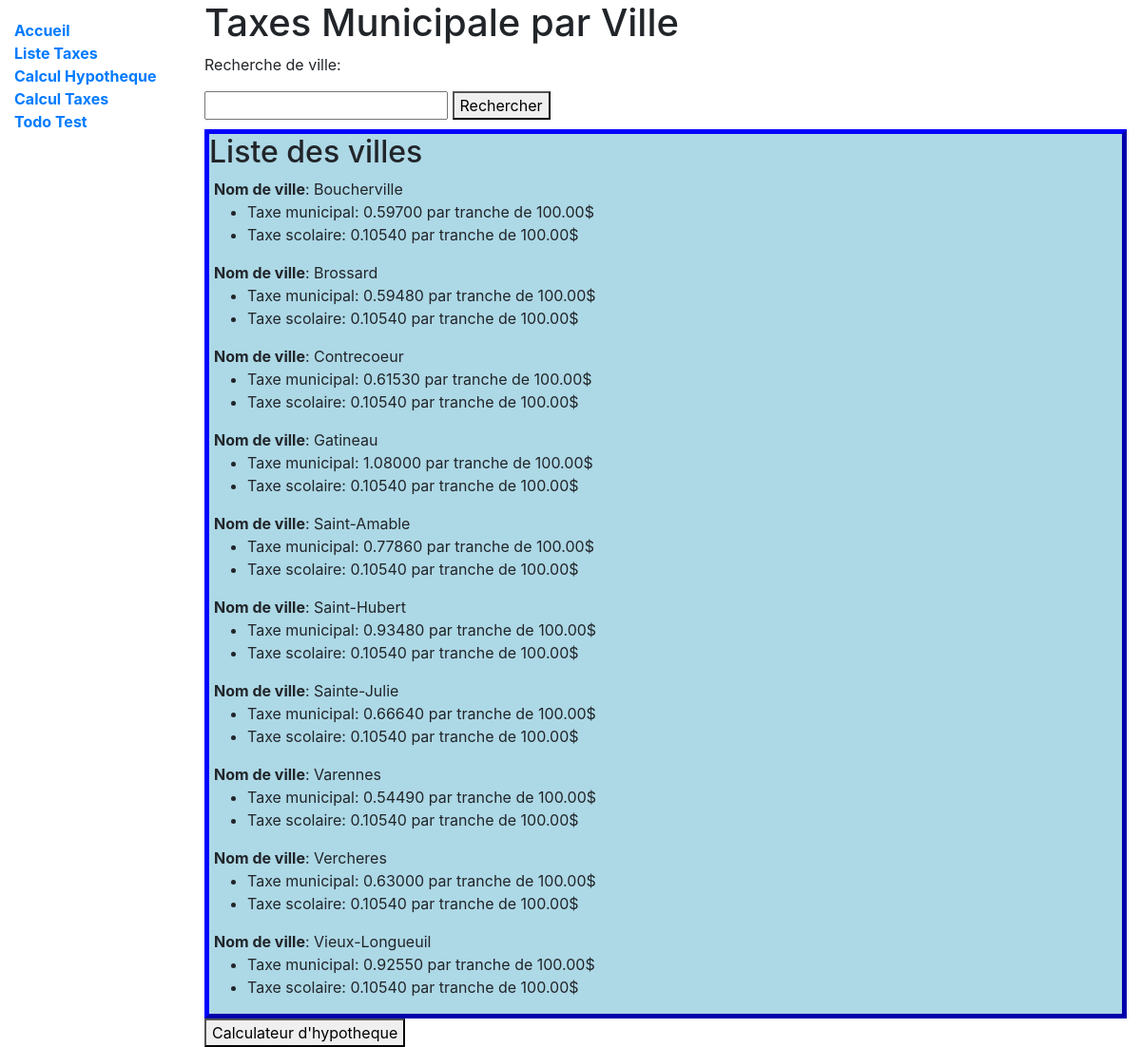
/cities_taxes/, run on the app's committed database.
### mortgage_calculator/models.py (models this page shows)
class CityTaxes(models.Model):
    city_name = models.TextField()
    city_taxe = models.DecimalField(max_digits=6, decimal_places=5)
    city_school_taxe = models.DecimalField(max_digits=6, decimal_places=5)

### mortgage_calculator/views.py (the view)
# urls.py: path('cities_taxes/', mortgageView, name='cities_taxes'),
def mortgageView(request):
    all_cities_taxes = CityTaxes.objects.order_by('city_name')
    context={
        'all_cities': all_cities_taxes
    }
    return render(request, 'cities_taxes.html', context)

### templates/cities_taxes.html (shortened to what this page needs)
{% extends "base.html" %}
{% block content %}
<h1>Taxes Municipale par Ville</h1>
<p>Recherche de ville:</p>
<form action="/search/" method="POST">{% csrf_token %}
  <input type="text" name="city">
  <button type="submit">Rechercher</button>
</form>
<div class="city-div">
    <h2>Liste des villes</h2>
    {% for cities_taxes in all_cities %}
    <b>Nom de ville</b>: {{ cities_taxes.city_name }}</li>
    <ul>
        <li>Taxe municipal: {{ cities_taxes.city_taxe }} par tranche de 100.00$</li>
        <li>Taxe scolaire: {{ cities_taxes.city_school_taxe }} par tranche de 100.00$</li>
    </ul>
    {% endfor %}
</div>
<button id="calculator">Calculateur d'hypotheque</button>
{% endblock %}

### templates/base.html (shortened to what this page needs)
<!DOCTYPE html>
<html lang="en">
<head>
  <link rel="stylesheet" href="https://stackpath.bootstrapcdn.com/bootstrap/4.1.3/css/bootstrap.min.css">
  {% load static %}
  <link rel="stylesheet" href="{% static 'css/styles.css' %}">
</head>
  <div class="container-fluid">
    <div class="row">
      <div class="col-sm-2">
      {% block sidebar %}
        <ul class="sidebar-nav">
          <li><a href="{% url 'index' %}">Accueil</a></li>
          <li><a href="{% url 'cities_taxes' %}">Liste Taxes</a></li>
          <li><a href="{% url 'calculator' %}">Calcul Hypotheque</a></li>
          <li><a href="{% url 'taxes_calc' %}">Calcul Taxes</a></li>
          <li><a href="{% url 'todo' %}">Todo Test</a></li>
        </ul>
     {% endblock %}
      </div>
      <div class="col-sm-10 ">{% block content %}{% endblock %}</div>
    </div>
  </div>
</body>
</html>

### static/css/styles.css (style rules this page uses)
.sidebar-nav { margin-top: 20px; padding: 0; list-style: none; font-weight: bold; }
.city-div { margin-top: 10px; border: 5px outset blue; background-color: lightblue; text-align: left; }
div b { margin-left: 5px; }

### data on the page
CityTaxes: city_name "Boucherville", city_taxe "0.59700", city_school_taxe "0.10540"
CityTaxes: city_name "Brossard", city_taxe "0.59480", city_school_taxe "0.10540"
CityTaxes: city_name "Contrecoeur", city_taxe "0.61530", city_school_taxe "0.10540"
CityTaxes: city_name "Gatineau", city_taxe "1.08000", city_school_taxe "0.10540"
CityTaxes: city_name "Saint-Amable", city_taxe "0.77860", city_school_taxe "0.10540"
CityTaxes: city_name "Saint-Hubert", city_taxe "0.93480", city_school_taxe "0.10540"
CityTaxes: city_name "Sainte-Julie", city_taxe "0.66640", city_school_taxe "0.10540"
CityTaxes: city_name "Varennes", city_taxe "0.54490", city_school_taxe "0.10540"
CityTaxes: city_name "Vercheres", city_taxe "0.63000", city_school_taxe "0.10540"
CityTaxes: city_name "Vieux-Longueuil", city_taxe "0.92550", city_school_taxe "0.10540"
